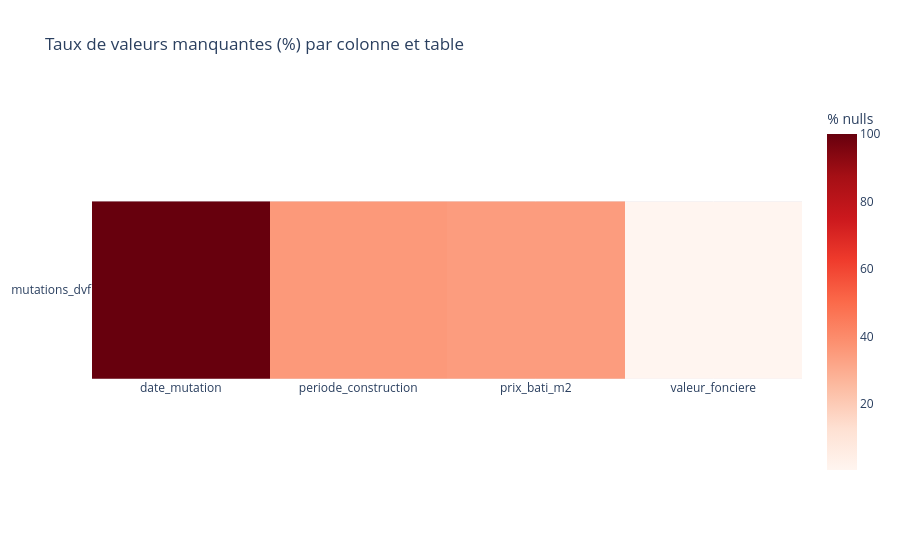

Here is the notebook cell this chart was saved with:
### Markdown cell above
## 2. Valeurs manquantes

Analyse du taux de nulls par colonne sur les tables principales.

### Code cell
def missing_report(table, limit=500):
    df = read_sql(f'SELECT * FROM {table} LIMIT {limit}')
    miss = (df.isna().sum() / len(df) * 100).round(2)
    miss = miss[miss > 0].sort_values(ascending=False)
    return miss.rename(table)

reports = []
for t in ['ml_dataset_commune', 'stats_communes', 'mutations_dvf']:
    r = missing_report(t)
    if not r.empty:
        reports.append(r)

if reports:
    miss_df = pd.concat(reports, axis=1).fillna(0)
    fig = px.imshow(
        miss_df.T,
        title='Taux de valeurs manquantes (%) par colonne et table',
        color_continuous_scale='Reds',
        labels={'color': '% nulls'}
    )
    fig.show()
    miss_df
else:
    print('Aucune valeur manquante detectee dans les tables analysees.')

### Figure 1 — Plotly figure (JSON) as saved in the notebook; plotly's stock layout.template omitted (floating-point values rounded to 4 significant figures)
{"data": [{"coloraxis": "coloraxis", "hovertemplate": "x: %{x}<br>y: %{y}<br>% nulls: %{z}<extra></extra>", "name": "0", "type": "heatmap", "x": ["date_mutation", "periode_construction", "prix_bati_m2", "valeur_fonciere"], "xaxis": "x", "y": ["mutations_dvf"], "yaxis": "y", "z": [[100.0, 35.6, 34.6, 0.4]]}], "layout": {"coloraxis": {"autocolorscale": false, "colorbar": {"title": {"text": "% nulls"}}, "colorscale": [[0, "rgb(255,245,240)"], [0.125, "rgb(254,224,210)"], [0.25, "rgb(252,187,161)"], [0.375, "rgb(252,146,114)"], [0.5, "rgb(251,106,74)"], [0.625, "rgb(239,59,44)"], [0.75, "rgb(203,24,29)"], [0.875, "rgb(165,15,21)"], [1, "rgb(103,0,13)"]]}, "title": {"text": "Taux de valeurs manquantes (%) par colonne et table"}, "xaxis": {"anchor": "y", "constrain": "domain", "domain": [0, 1], "scaleanchor": "y"}, "yaxis": {"anchor": "x", "autorange": "reversed", "constrain": "domain", "domain": [0, 1]}}}
